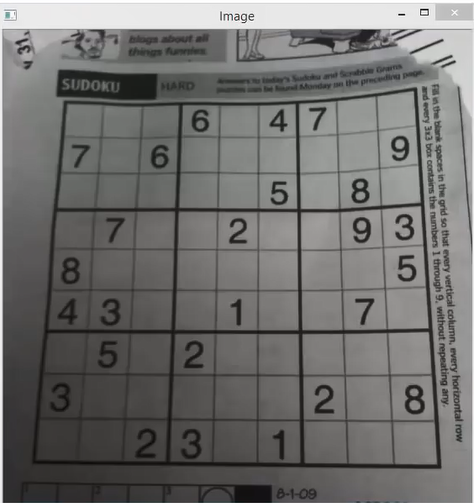
#> input picture image thresholding/adaptive thresholding/adaptive thresh gaussian c/sudoku.PNG, 474 x 503 px
$ python ad_th_Gaussian_func.py
#> lines starting #> are read from the running program, lines starting #| are printed output that depends on the picture; after the words box and inside, x2 and y2 are one past the last pixel; in counts of white or black regions, pixels touching at a corner belong together
# Adaptive thresholding - ADAPTIVE_THRESH_GAUSSIAN_C with THRESH_BINARY
import cv2 as cv

def adaptive_thresh(img):
#> called with img = 'sudoku.PNG'
    img1 = cv.imread(img, 0)
#> img1: shape (503, 474); min 0, max 255, mean 111.2
    _, th_binary = cv.threshold(img1, 127, 255, cv.THRESH_BINARY)
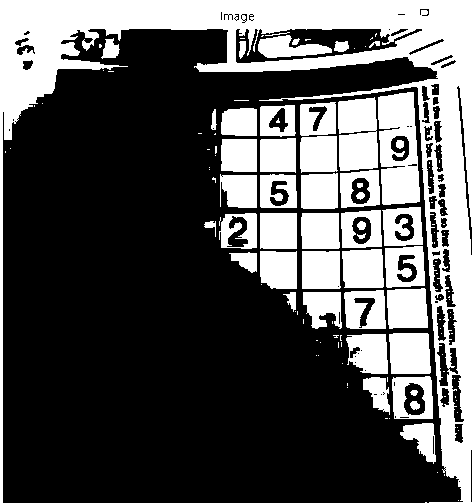
#> th_binary: shape (503, 474); 34% white; 139 white regions (91 under 20 px), largest, box (x1, y1, x2, y2) and area: (0, 0, 474, 503) 40653, (378, 92, 420, 205) 3644, (338, 97, 378, 171) 2643
    adp_gaussian = cv.adaptiveThreshold(img1, 255,
        cv.ADAPTIVE_THRESH_GAUSSIAN_C, cv.THRESH_BINARY, 11, 2)
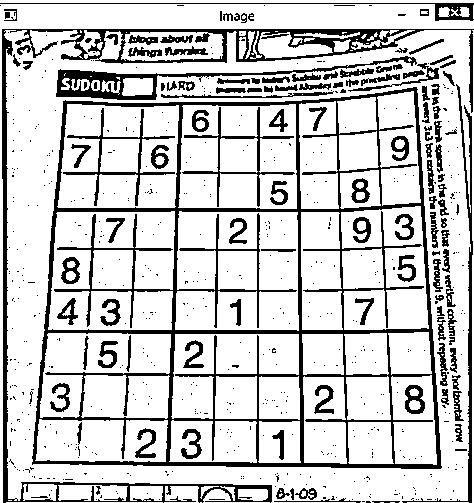
#> adp_gaussian: shape (503, 474); 79.6% white; 647 black regions (520 under 20 px), largest, box (x1, y1, x2, y2) and area: (32, 87, 442, 469) 18628, (2, 29, 474, 503) 8308, (56, 56, 417, 100) 2391

    cv.imshow('Original Image', img1)
    cv.imshow('th_binary', th_binary)
    cv.imshow('adp_gaussian', adp_gaussian)

img = 'sudoku.PNG'
# Function call
adaptive_thresh(img)

cv.waitKey(0)
cv.destroyAllWindows()
